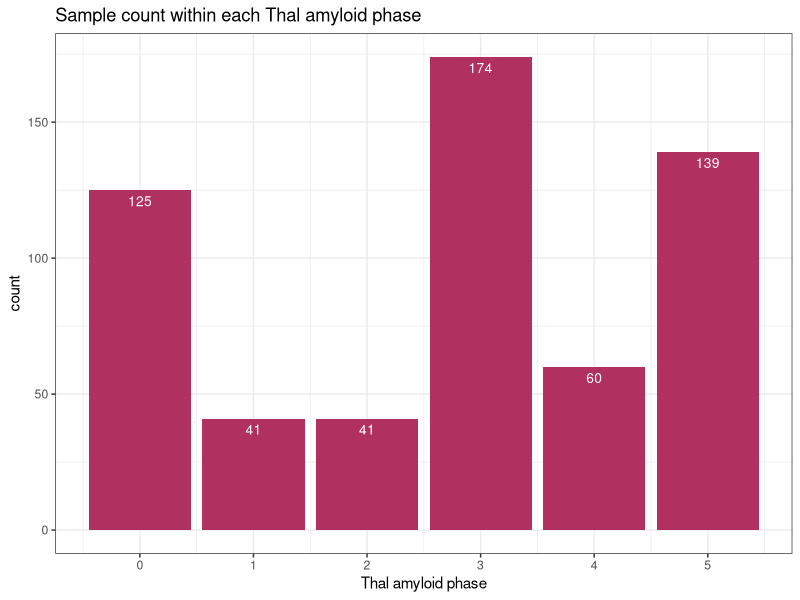
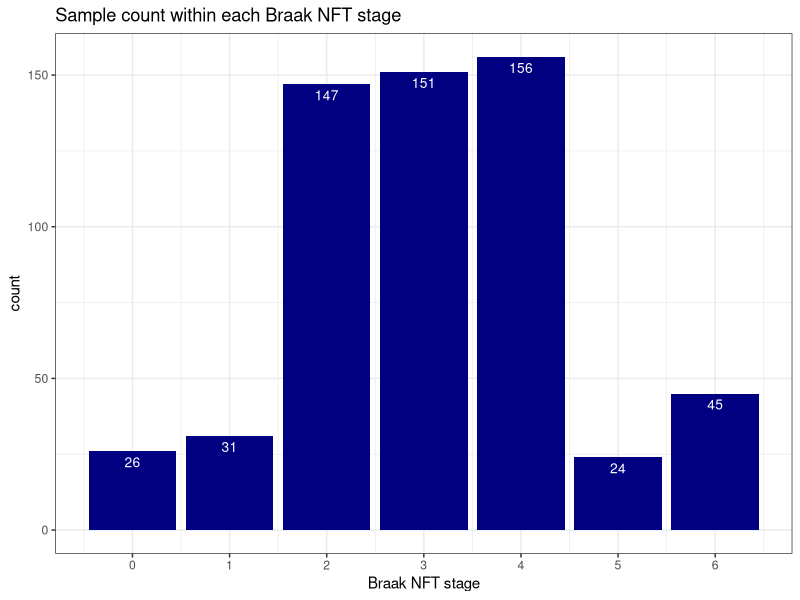
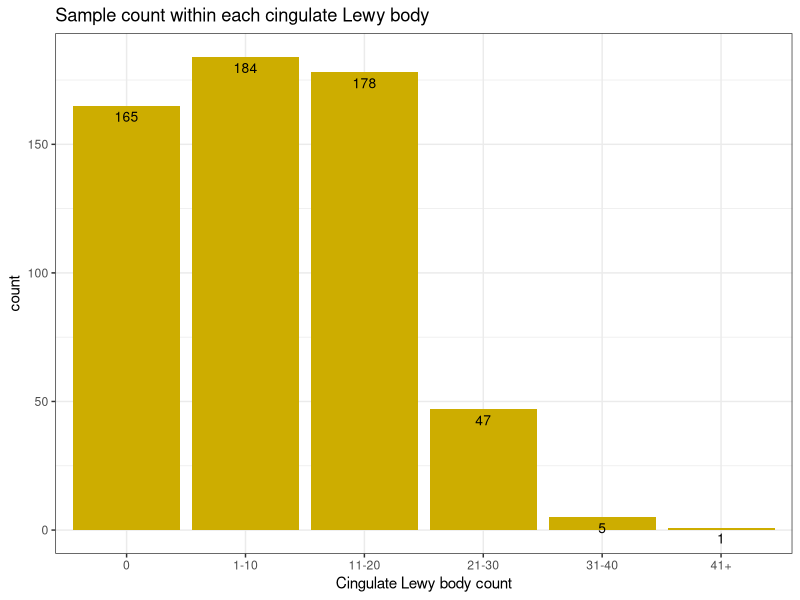
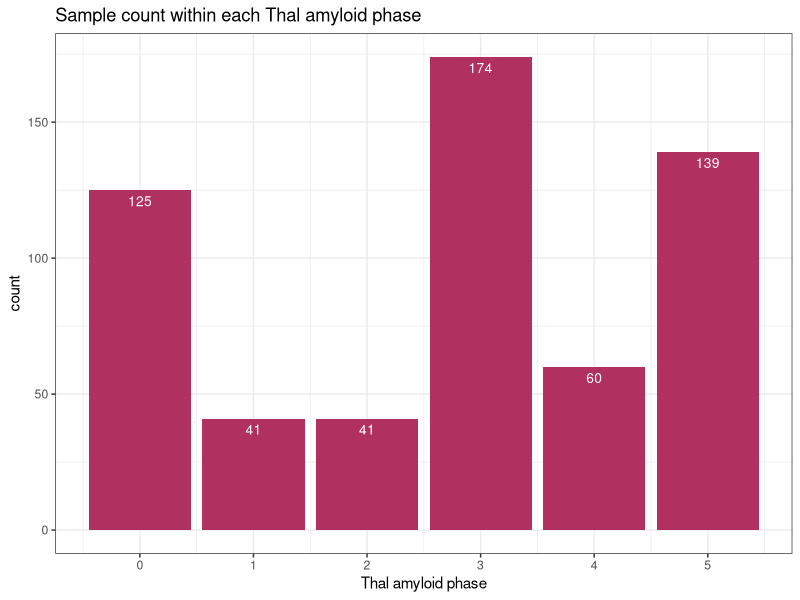

R code for these plots, in order: (Note: this script raises an error after producing the figures.)
## ---- chunk 1
knitr::opts_knit$set(root.dir = ".")
library(dplyr)
library(data.table)
library(ggplot2)
saveToPDF <- function(...) {
  d = dev.copy(pdf, ...)
  dev.off(d)
}

# Read in metadata filtered metadata file 
metadata <- read.delim("../metadata/n579_metadata.txt")
## ---- chunk 2
Thal_bar <- ggplot(metadata, aes(Thal.amyloid, after_stat(count))) +
  geom_bar(fill = "maroon") +
  theme_bw() +
  xlab("Thal amyloid phase") +
  ggtitle("Sample count within each Thal amyloid phase") +
  geom_text(
    stat = 'count',
    aes(label = after_stat(count)),
    vjust = 1.6,
    color = "white",
    size = 3.5
  ) +
    theme_bw() + 
  scale_x_continuous(breaks = 0:5) 
Thal_bar


Braak_bar <- ggplot(metadata, aes(Braak.NFT, after_stat(count))) +
  geom_bar(fill = "navy") +
  theme_bw() +
  xlab("Braak NFT stage") +
  ggtitle("Sample count within each Braak NFT stage") +
  geom_text(
    stat = 'count',
    aes(label = after_stat(count)),
    vjust = 1.6,
    color = "white",
    size = 3.5
  ) +
    theme_bw() + 
  scale_x_continuous(breaks = 0:6) 
Braak_bar


metadata$Cing.LB.group <- cut(
  metadata$Cing.LB,
  breaks = c(-Inf, 0, 10, 20, 30, 40, Inf),  # Define the breaks for ranges
  labels = c("0", "1-10", "11-20", "21-30", "31-40", "41+"),  # Define labels for each range
  right = TRUE,  # Include the right endpoint in the intervals
  include.lowest = TRUE  # Ensure the lowest value (0) is included in the intervals
)

Cing_bar <- ggplot(metadata, aes(Cing.LB.group, after_stat(count))) +
  geom_bar(fill = "gold3") +
  theme_bw() +
  xlab("Cingulate Lewy body count") +
  ggtitle("Sample count within each cingulate Lewy body ") +
  geom_text(
    stat = 'count',
    aes(label = after_stat(count)),
    vjust = 1.6,
    color = "black",
    size = 3.5
  ) +
    theme_bw() #+ 
 # scale_x_continuous(breaks = 0:6) 
Cing_bar
## ---- chunk 3
Thal_bar
saveToPDF("../results/metadata_plots/Thal_sample_count.pdf", width = 4.5, height = 4.5)

Cing_bar
saveToPDF("../results/metadata_plots/cingulateLB_sample_count.pdf", width = 4.5, height = 4.5)

Braak_bar
saveToPDF("../results/metadata_plots/BraakNFT_sample_count.pdf", width = 4.5, height = 4.5)
